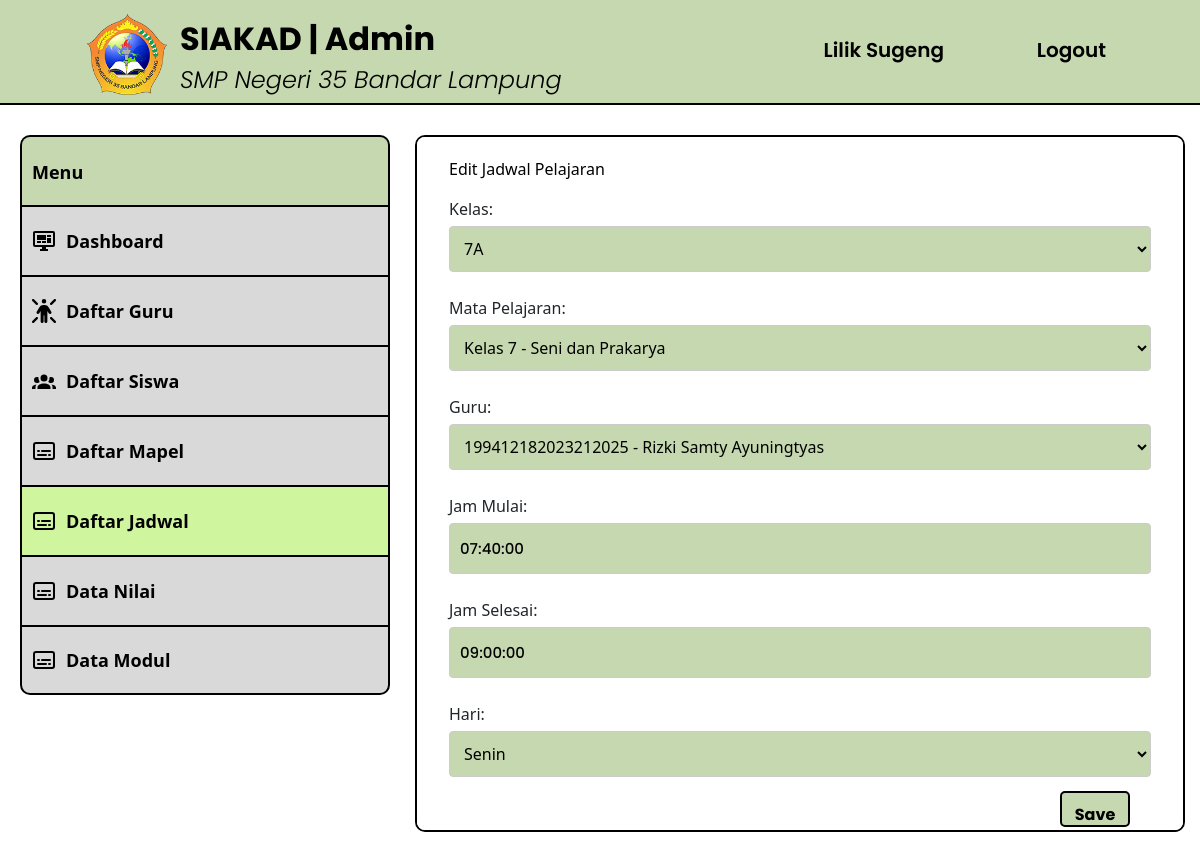
The page /src/editjadwal-admin.php?id_jadwal=1 (signed in) on the database its author committed.
### tables this page shows
CREATE TABLE `jadwal_pelajaran` (
  `id_jadwal` int(11) NOT NULL,
  `kode_kelas` varchar(10) NOT NULL,
  `kode_mapel` varchar(10) NOT NULL,
  `nip` varchar(50) NOT NULL,
  `jam_mulai` time NOT NULL,
  `jam_selesai` time NOT NULL,
  `hari` varchar(20) NOT NULL,
  `aktif` enum('Ya','Tidak') NOT NULL
);

CREATE TABLE `kelas` (
  `id_kelas` int(11) NOT NULL,
  `kode_kelas` varchar(10) NOT NULL,
  `tingkat_kelas` enum('7','8','9') NOT NULL,
  `nama_kelas` varchar(20) NOT NULL
);

CREATE TABLE `guru` (
  `id_guru` int(11) NOT NULL,
  `nip` varchar(50) NOT NULL,
  `password` varchar(255) NOT NULL,
  `nama` varchar(50) NOT NULL,
  `jenis_kelamin` varchar(20) NOT NULL,
  `tanggal_lahir` date NOT NULL,
  `tempat_lahir` varchar(30) NOT NULL,
  `agama` varchar(20) NOT NULL,
  `no_hp` varchar(15) NOT NULL,
  `email` varchar(50) NOT NULL,
  `alamat` varchar(100) NOT NULL,
  `foto` varchar(255) NOT NULL,
  `status_guru` enum('Aktif','Tidak Aktif') NOT NULL
);

### src/editjadwal-admin.php (the view, shortened to what this page needs)
<?php
require('db.php');
$admin = $_SESSION["admin"]["nip"];
$admin = mysqli_real_escape_string($conn, $admin);
$stmt = mysqli_prepare($conn, "SELECT * FROM admin WHERE nip = ?");
mysqli_stmt_bind_param($stmt, 's', $admin);
mysqli_stmt_execute($stmt);
$result = mysqli_stmt_get_result($stmt);
$data_admin = mysqli_fetch_array($result);
$kelasQuery = "SELECT * FROM kelas";
$kelasResult = mysqli_query($conn, $kelasQuery);
$mapelQuery = "SELECT * FROM mata_pelajaran order BY nama_mapel ASC";
$mapelResult = mysqli_query($conn, $mapelQuery);
$guruQuery = "SELECT * FROM guru ORDER BY nama ASC";
$guruResult = mysqli_query($conn, $guruQuery);
if (!isset($_POST['submit'])) {
    if (isset($_GET['id_jadwal'])) {
        $id_jadwal = mysqli_real_escape_string($conn, $_GET['id_jadwal']);
    } else {
        echo "<script>alert('Id Jadwal tidak ditemukan!'); window.location='daftarjadwal-admin.php';</script>";
        exit;
    }
    $stmt_jadwal = mysqli_prepare($conn, "SELECT * FROM jadwal_pelajaran WHERE id_jadwal = ?");
    mysqli_stmt_bind_param($stmt_jadwal, 's', $id_jadwal);
    mysqli_stmt_execute($stmt_jadwal);
    $result_jadwal = mysqli_stmt_get_result($stmt_jadwal);
    $data_jadwal = mysqli_fetch_array($result_jadwal);
}
?>
<!DOCTYPE html>
<html>
  <head>
    <link rel="stylesheet" type="text/css" href="../styles/styles.css" />
    <link href="https://cdn.jsdelivr.net/npm/bootstrap@5.0.2/dist/css/bootstrap.min.css" rel="stylesheet">
  </head>
  <body>
    <header>
      <div class="logo-text">
        <a href="dashboard-admin.php">
          <img src="../assets/LogoSMPN35.png" alt="LogoSMPN35" width="80px" />
        </a>
      </div>
      <div class="title-text">
        <a href="dashboard-admin.php">
          <h1>SIAKAD | Admin</h1>
          <span>SMP Negeri 35 Bandar Lampung</span>
        </a>
      </div>
      <div class="profile-button">
        <a href="profile-admin.php"><iconify-icon icon="material-symbols:person" width="30" class="align-middle p-3"></iconify-icon><?php echo $data_admin['nama'] ?></a>
      </div>
      <div class="logout-button">
        <a href="logout.php"><iconify-icon icon="material-symbols:logout" width="30" class="align-middle p-3"></iconify-icon>Logout</a>
      </div>
    </header>
    <nav>
      <ul class="side-menu">
        <li class="menu-disabled"><span>Menu</span></li>
        <li>
          <a href="dashboard-admin.php"
            ><img
              src="../assets/monitor-dashboard.svg"
              alt="Dashboard"
            />Dashboard</a
          >
        </li>
        <li>
          <a href="daftarguru-admin.php"
            ><img src="../assets/person-rays.svg" alt="Daftar-Guru" />Daftar Guru</a
          >
        </li>
        <li>
          <a href="daftarsiswa-admin.php"
            ><img src="../assets/person-group.svg" alt="Daftar-Siswa" />Daftar Siswa</a
          >
        </li>
        <li>
          <a href="daftarmapel-admin.php"
            ><img src="../assets/transcript.svg" alt="Daftar-Mapel" />Daftar Mapel</a
          >
        </li>
        <li>
          <a href="daftarjadwal-admin.php" class="active"
            ><img src="../assets/transcript.svg" alt="Daftar-Jadwal" />Daftar Jadwal</a
          >
        </li>
        <li>
          <a href="datanilai-admin.php"
            ><img src="../assets/transcript.svg" alt="Data-Nilai" />Data Nilai</a
          >
        </li>
        <li>
          <a href="datamodul-admin.php" class="menu-end"><img src="../assets/transcript.svg" alt="Data-Modul" />Data Modul </a
          >
        </li>
      </ul>
    </nav>
    <div class="kotak-isi">
        <div class="container">
        <p>Edit Jadwal Pelajaran<p>
        <form action="<?php echo $_SERVER['PHP_SELF']; ?>" method="POST">
        <div class="form-group">
<label for="kelas">Kelas:</label>
<select name="kelas" id="kelas">
    <?php while($kelas = mysqli_fetch_assoc($kelasResult)): ?>
        <option value="<?php echo $kelas['kode_kelas']; ?>" <?php if ($kelas['kode_kelas'] == $data_jadwal['kode_kelas']) echo 'selected'; ?>>
            <?php echo $kelas['kode_kelas']; ?>
        </option>
    <?php endwhile; ?>
</select>
<br><br>
<label for="mapel">Mata Pelajaran:</label>
<select name="mapel" id="mapel">
    <?php while($mapel = mysqli_fetch_assoc($mapelResult)): ?>
        <option value="<?php echo $mapel['kode_mapel']; ?>" <?php if ($mapel['kode_mapel'] == $data_jadwal['kode_mapel']) echo 'selected'; ?>>
            Kelas <?php echo $mapel['tingkat_kelas'] . " - " . $mapel['nama_mapel']; ?>
        </option>
    <?php endwhile; ?>
</select>
<br><br>
<label for="guru">Guru:</label>
<select name="guru" id="guru">
    <?php while($guru = mysqli_fetch_assoc($guruResult)): ?>
        <option value="<?php echo $guru['nip']; ?>" <?php if ($guru['nip'] == $data_jadwal['nip']) echo 'selected'; ?>>
            <?php echo $guru['nip'] . " - " . $guru['nama']; ?>
        </option>
    <?php endwhile; ?>
</select>
<br><br>
<label for="jam_mulai">Jam Mulai:</label>
<input type="text" id="jam_mulai" name="jam_mulai" value="<?php echo $data_jadwal['jam_mulai']; ?>" required><br><br>
<label for="jam_selesai">Jam Selesai:</label>
<input type="text" id="jam_selesai" name="jam_selesai" value="<?php echo $data_jadwal['jam_selesai']; ?>" required><br><br>
<label for="hari">Hari:</label>
<select name="hari" id="hari" required>
    <option value="Senin" <?php if ($data_jadwal['hari'] == 'Senin') echo 'selected'; ?>>Senin</option>
</select>
<br><br>
        <div class="edit-profile-buttons">
                <input type="submit" name="submit" value="Save" id="edit-button">
            </div>
        </form>
    </div>
</body>
</html>

### styles/styles.css (style rules this page uses)
body { font-family: Poppins; display: flex; align-items: center; width: 100vw; height: 100vh; margin: 0; overflow: hidden; }
p { color: black; }
input[type="text"], input[type="password"] { width: 70vh; height: 6vh; color: #000; border: none; border-radius: 5px; background: #c6d8af; padding: 10px; font-weight: 500; font-family: Poppins; font-size: 15px; font-style: Medium; line-height: normal; font-stretch: normal; text-decoration: none; }
header { position: fixed; top: 0; width: 100%; height: 105px; background-color: #c6d8af; color: #fff; text-align: left; border-bottom: 2px solid #000; }
header h1 { position: absolute; left: 180px; font-family: Poppins; font-size: 32px; font-weight: 700; color: #000; }
header span { position: absolute; top: 62px; left: 180px; font-family: Poppins; font-size: 24px; font-weight: 300; font-style: italic; color: #000; }
.logo-text { display: flex; align-items: center; position: fixed; left: 87px; top: 14px; }
.title-text h1 { top: 20px; }
.logout-button { position: fixed; top: 35px; right: 94px; }
.profile-button { position: fixed; top: 35px; right: 256px; }
.logout-button a, .profile-button a { text-decoration: none; font-family: Poppins; font-weight: 600; font-size: 20px; color: #000; }
nav { position: fixed; top: 105px; left: 0; width: 370px; height: calc(100% - 175px); padding: 20px; margin-top: 10px; }
.side-menu { list-style: none; padding: 0; margin: 0; }
.side-menu li { margin-bottom: 0; }
.side-menu a { display: block; width: 370px; height: 70px; background-color: #d9d9d9; line-height: 70px; text-decoration: none; color: #000; font-size: 18px; font-weight: bold; transition: background-color 0.3s; border-top: 2px solid #000; border-right: 2px solid #000; border-left: 2px solid #000; }
.side-menu a { display: flex; align-items: center; text-decoration: none; color: #000; padding: 5px 0; }
.side-menu img, .side-menu span { width: 24px; height: 24px; margin-right: 10px; margin-left: 10px; }
.side-menu .active { background-color: #cff59f; }
.menu-disabled { display: flex; width: 370px; height: 70px; background-color: #c6d8af; text-align: center; line-height: 70px; text-decoration: none; color: #000; font-size: 18px; font-weight: bold; pointer-events: none; border-top-left-radius: 10px; border-top-right-radius: 10px; border-top: 2px solid #000; border-right: 2px solid #000; border-left: 2px solid #000; }
.menu-end { border-bottom-left-radius: 10px; border-bottom-right-radius: 10px; border-bottom: 2px solid #000; }
.kotak-isi { position: fixed; top: 135px; left: 415px; right: 15px; bottom: 15px; background-color: #fff; border-radius: 10px; border: 2px solid #000; padding: 20px; overflow-y: auto; }
#edit-button { font-family: Poppins; font-weight: 700; position: fixed; bottom: 20px; right: 70px; width: 70px; height: 36px; cursor: pointer; border: none; background-color: #c6d8af; color: #000; border-radius: 5px; border: 2px solid #000; }
.form-group { margin-bottom: 15px; }
.form-group label { display: block; margin-bottom: 5px; }
.form-group input[type="text"], .form-group input[type="file"] { width: 100%; padding: 10px; border-radius: 4px; border: 1px solid #ccc; }
.form-group select { width: 100%; padding: 10px; background-color: #c6d8af; border-radius: 4px; border: 1px solid #ccc; }
.form-group input[type="submit"] { width: 100%; padding: 10px; border-radius: 4px; border: none; background-color: #4caf50; color: white; cursor: pointer; }

### rows shown on the page
jadwal_pelajaran: kelas "7A", mapel "Kelas 7 - Seni dan Prakarya", guru "199412182023212025 - Rizki Samty Ayuningtyas", jam_mulai "07:40:00", jam_selesai "09:00:00", hari "Senin"

### other values the page prints
$data_admin['nama'] "Lilik Sugeng"
